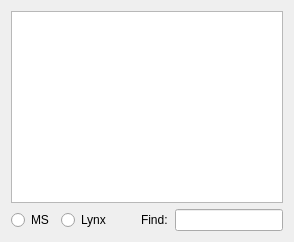
      <widget class="QWidget" name="m_pTablePage">
       <layout class="QGridLayout" name="gridLayout_2">
        <property name="horizontalSpacing">
         <number>0</number>
        </property>
        <item row="2" column="2">
         <widget class="QRadioButton" name="m_pRadioMs">
          <property name="enabled">
           <bool>true</bool>
          </property>
          <property name="sizePolicy">
           <sizepolicy hsizetype="Preferred" vsizetype="Fixed">
            <horstretch>0</horstretch>
            <verstretch>0</verstretch>
           </sizepolicy>
          </property>
          <property name="minimumSize">
           <size>
            <width>50</width>
            <height>0</height>
           </size>
          </property>
          <property name="text">
           <string>MS</string>
          </property>
         </widget>
        </item>
        <item row="2" column="6">
         <widget class="QLineEdit" name="m_pTxtFind"/>
        </item>
        <item row="2" column="5">
         <widget class="QLabel" name="m_pLblFind">
          <property name="text">
           <string>Find:  </string>
          </property>
         </widget>
        </item>
        <item row="0" column="1" colspan="6">
         <widget class="QTableView" name="m_pTblList">
          <property name="palette">
           <palette>
            <active>
             <colorrole role="Highlight">
              <brush brushstyle="SolidPattern">
               <color alpha="255">
                <red>0</red>
                <green>160</green>
                <blue>0</blue>
               </color>
              </brush>
             </colorrole>
            </active>
            <inactive>
             <colorrole role="Highlight">
              <brush brushstyle="SolidPattern">
               <color alpha="255">
                <red>0</red>
                <green>160</green>
                <blue>0</blue>
               </color>
              </brush>
             </colorrole>
            </inactive>
            <disabled>
             <colorrole role="Highlight">
              <brush brushstyle="SolidPattern">
               <color alpha="255">
                <red>0</red>
                <green>0</green>
                <blue>128</blue>
               </color>
              </brush>
             </colorrole>
            </disabled>
           </palette>
          </property>
          <property name="font">
           <font>
            <family>MS Sans Serif</family>
            <pointsize>10</pointsize>
            <weight>75</weight>
            <bold>true</bold>
           </font>
          </property>
          <property name="tabKeyNavigation">
           <bool>false</bool>
          </property>
          <property name="selectionMode">
           <enum>QAbstractItemView::SingleSelection</enum>
          </property>
          <property name="selectionBehavior">
           <enum>QAbstractItemView::SelectRows</enum>
          </property>
          <property name="showGrid">
           <bool>false</bool>
          </property>
          <attribute name="verticalHeaderVisible">
           <bool>false</bool>
          </attribute>
         </widget>
        </item>
        <item row="2" column="3">
         <widget class="QRadioButton" name="m_pRadioLynx">
          <property name="sizePolicy">
           <sizepolicy hsizetype="Preferred" vsizetype="Fixed">
            <horstretch>0</horstretch>
            <verstretch>0</verstretch>
           </sizepolicy>
          </property>
          <property name="text">
           <string>Lynx</string>
          </property>
         </widget>
        </item>
        <item row="2" column="4">
         <widget class="QLabel" name="m_pLblSpace">
          <property name="minimumSize">
           <size>
            <width>30</width>
            <height>0</height>
           </size>
          </property>
          <property name="text">
           <string/>
          </property>
         </widget>
        </item>
       </layout>
      </widget>
